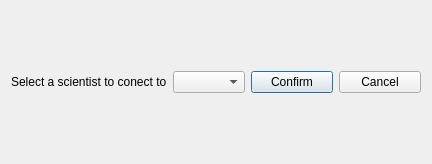
<?xml version="1.0" encoding="UTF-8"?>
<ui version="4.0">
 <class>DialogAddCompConnection</class>
 <widget class="QDialog" name="DialogAddCompConnection">
  <property name="geometry">
   <rect>
    <x>0</x>
    <y>0</y>
    <width>432</width>
    <height>164</height>
   </rect>
  </property>
  <property name="windowTitle">
   <string>Dialog</string>
  </property>
  <layout class="QHBoxLayout" name="horizontalLayout_4">
   <item>
    <layout class="QHBoxLayout" name="horizontalLayout_3">
     <item>
      <layout class="QHBoxLayout" name="horizontalLayout">
       <item>
        <widget class="QLabel" name="label">
         <property name="text">
          <string>Select a scientist to conect to</string>
         </property>
        </widget>
       </item>
       <item>
        <widget class="QComboBox" name="comboBox_addCompCon"/>
       </item>
      </layout>
     </item>
     <item>
      <layout class="QHBoxLayout" name="horizontalLayout_2">
       <item>
        <widget class="QPushButton" name="button_confirmCompCon">
         <property name="text">
          <string>Confirm</string>
         </property>
        </widget>
       </item>
       <item>
        <widget class="QPushButton" name="button_cancelConComp">
         <property name="text">
          <string>Cancel</string>
         </property>
        </widget>
       </item>
      </layout>
     </item>
    </layout>
   </item>
  </layout>
 </widget>
 <resources/>
 <connections/>
</ui>
